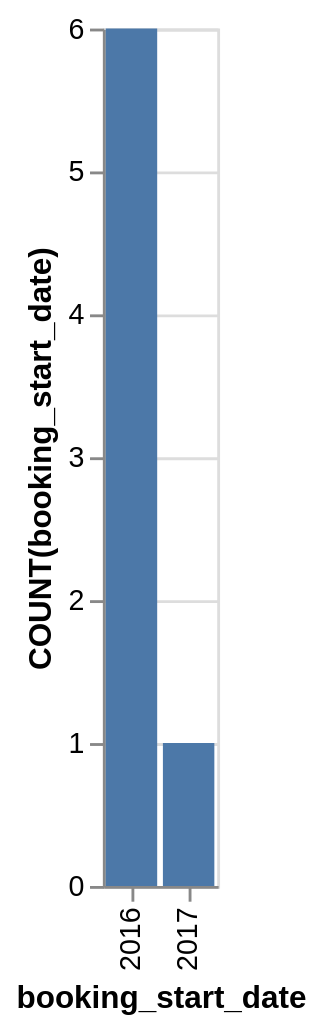

Write the Vega-Lite specification saved for this chart.
### Vega-Lite specification from a JSON file in a GitHub repository (floating-point values rounded to 4 significant figures)
{"data": {"values": [{"x_data": "2016", "y_data": 6}, {"x_data": "2017", "y_data": 1}]}, "mark": "bar", "encoding": {"x": {"field": "x_data", "type": "nominal", "title": "booking_start_date", "sort": {"op": "sum", "field": "y_data", "order": "descending"}}, "y": {"field": "y_data", "type": "quantitative", "title": "COUNT(booking_start_date)"}}}
